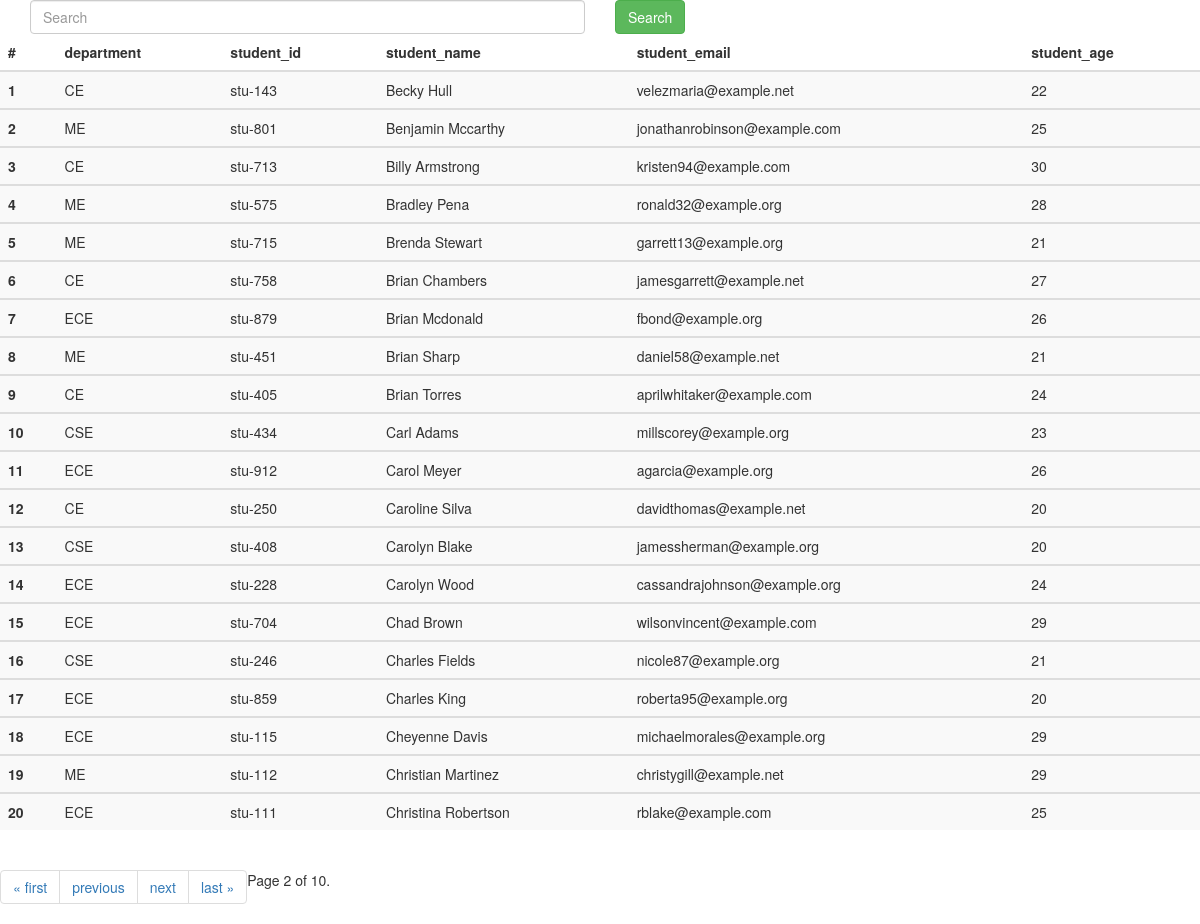
The app's page /student/?page=2 with its own data.
### app/models.py (models this page shows, shortened)
class student(models.Model):
    department=models.ForeignKey(Department,related_name="depart",on_delete=models.CASCADE)
    student_id=models.OneToOneField(studentid,related_name="studentid",on_delete=models.CASCADE)
    student_name=models.CharField(max_length=100)
    student_email=models.EmailField(unique=True)
    student_age=models.IntegerField(default=18)
    student_address=models.TextField()
    class Meta:
        ordering=["student_name"]
        verbose_name="student"

class Department(models.Model):
    department= models.CharField(max_length=100)
    def __str__(self) -> str:
        return self.department
    class Meta:
        ordering=['department']

class studentid(models.Model):
    student_id=models.CharField(max_length=100)
    def __str__(self) -> str:
        return self.student_id

### app/views.py (the view)
# urls.py: path('student/',get_student,name='get_student'),
def get_student(request):
    queryset=student.objects.all()
    if request.GET.get('search'):
        search=request.GET.get('search')
        queryset=queryset.filter(student_name=search)
    paginator = Paginator(queryset, 20)  # Show 25 contacts per page.
    page_number = request.GET.get("page",1)
    page_obj = paginator.get_page(page_number)
    return render(request,"student.html",{'queryset':page_obj})

### app/templates/student.html (shortened to what this page needs)
<!DOCTYPE html>
<html lang="en">
<head>
    <link rel="stylesheet" href="https://maxcdn.bootstrapcdn.com/bootstrap/3.4.1/css/bootstrap.min.css">
</head>
<body>
    <div class="container mt-5">
        <form class="mb-4" >
        <div class="row">
            <div class="col-md-6">
                <input class="form-control" name="search" placeholder="Search">
            </div>
            <div class="col-md-6">
               <button class="btn btn-success" >Search</button>
            </div>
        </div>
    </form>
    </div>
    <div>
        <table class="table table-striped">
            <thead>
                <tr>
                    <th scope="col">#</th>
                    <th scope="col">department</th>
                    <th scope="col">student_id</th>
                    <th scope="col">student_name</th>
                    <th scope="col">student_email</th>
                    <th scope="col">student_age</th>
                </tr>
            </thead>
            <tbody>
                {% for student in queryset %}
                <tr>
                    <th scope="row">{{forloop.counter}}</th>
                    <td>{{student.department}} </td>
                    <td>{{student.student_id}}</td>
                    <td>{{student.student_name}}</td>
                    <td>{{student.student_email}}</td>
                    <td>{{student.student_age}}</td>
                </tr>
            </tbody>
            {% endfor %}
        </table>
    </div>
    <nav aria-label="Page navigation example">
        <ul class="pagination">
            {% if queryset.has_previous %}
            <li class="page-item"><a class="page-link" href="?page=1">&laquo; first</a></li>
            <li class="page-item"><a class="page-link" href="?page={{ queryset.previous_page_number }}">previous</a>
            </li>
            {% endif %}
            <span class="current">
                Page {{ queryset.number }} of {{ queryset.paginator.num_pages }}.
            </span>
            {% if queryset.has_next %}
            <li class="page-item"><a class="page-link" href="?page={{ queryset.next_page_number }}">next</a></li>
            <li class="page-item"><a class="page-link" href="?page={{ queryset.paginator.num_pages }}">last &raquo;</a>
            </li>
            {% endif %}
        </ul>
    </nav>
</body>
</html>

### records on screen
student: department "CE", student_id "stu-143", student_name "Becky Hull", student_email "velezmaria@example.net", student_age "22"
student: department "ME", student_id "stu-801", student_name "Benjamin Mccarthy", student_email "jonathanrobinson@example.com", student_age "25"
student: department "CE", student_id "stu-713", student_name "Billy Armstrong", student_email "kristen94@example.com", student_age "30"
student: department "ME", student_id "stu-575", student_name "Bradley Pena", student_email "ronald32@example.org", student_age "28"
student: department "ME", student_id "stu-715", student_name "Brenda Stewart", student_email "garrett13@example.org", student_age "21"
student: department "CE", student_id "stu-758", student_name "Brian Chambers", student_email "jamesgarrett@example.net", student_age "27"
student: department "ECE", student_id "stu-879", student_name "Brian Mcdonald", student_email "fbond@example.org", student_age "26"
student: department "ME", student_id "stu-451", student_name "Brian Sharp", student_email "daniel58@example.net", student_age "21"
student: department "CE", student_id "stu-405", student_name "Brian Torres", student_email "aprilwhitaker@example.com", student_age "24"
student: department "CSE", student_id "stu-434", student_name "Carl Adams", student_email "millscorey@example.org", student_age "23"
student: department "ECE", student_id "stu-912", student_name "Carol Meyer", student_email "agarcia@example.org", student_age "26"
student: department "CE", student_id "stu-250", student_name "Caroline Silva", student_email "davidthomas@example.net", student_age "20"
student: department "CSE", student_id "stu-408", student_name "Carolyn Blake", student_email "jamessherman@example.org", student_age "20"
student: department "ECE", student_id "stu-228", student_name "Carolyn Wood", student_email "cassandrajohnson@example.org", student_age "24"
student: department "ECE", student_id "stu-704", student_name "Chad Brown", student_email "wilsonvincent@example.com", student_age "29"
student: department "CSE", student_id "stu-246", student_name "Charles Fields", student_email "nicole87@example.org", student_age "21"
student: department "ECE", student_id "stu-859", student_name "Charles King", student_email "roberta95@example.org", student_age "20"
student: department "ECE", student_id "stu-115", student_name "Cheyenne Davis", student_email "michaelmorales@example.org", student_age "29"
student: department "ME", student_id "stu-112", student_name "Christian Martinez", student_email "christygill@example.net", student_age "29"
student: department "ECE", student_id "stu-111", student_name "Christina Robertson", student_email "rblake@example.com", student_age "25"

### other values on screen
{{ queryset.number }} "2"
{{ queryset.paginator.num_pages }} "10"
